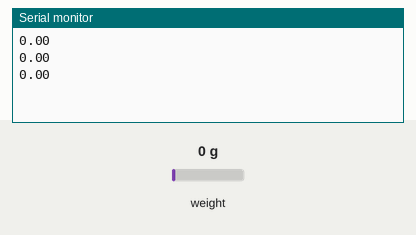
A sketch run on a simulated Arduino Uno, built with avr-gcc and run on an emulated ATmega328P. Shown: the last lines printed to the serial monitor. The inputs (shaded band) are chosen by the test bench; at power-on: weight on the scale 0 g.

Above: at 1.5 s.
1.6 s: weight on the scale set to 100 g
At 2.4 s:
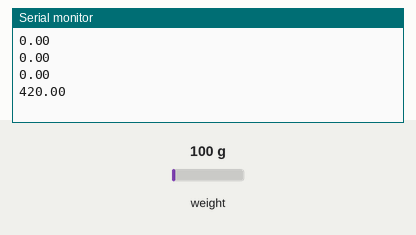
3.1 s: weight on the scale set to 1250 g
At 3.6 s:
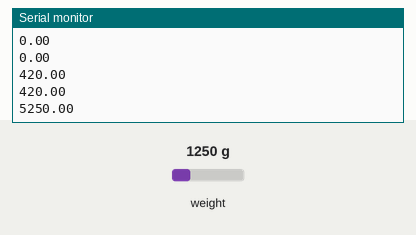
Timing chart, 0 to 6.1 s (numbered marks = the images above; inputs shaded):
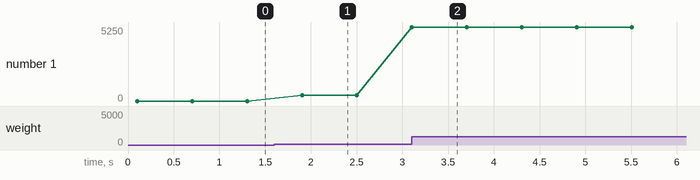

Measured:
- after the input at 1.6 s, the serial monitor: prints a new line after 0.30 s (image 1)
- after the input at 3.1 s, the serial monitor: prints a new line at once (image 2)
- plotted number 1: 0 → 420 after the input at 1.6 s, 420 → 5250 after the input at 3.1 s

The sketch:

phase_two_test.ino
```cpp
#include <Q2HX711.h>

#define HX711_DAT_PIN 3
#define HX711_CLK_PIN 2

Q2HX711 load_cell(HX711_DAT_PIN, HX711_CLK_PIN);

void setup() {
  Serial.begin(9600);
}

void loop() {
  Serial.println(load_cell.read()/100.0);
  delay(500);
}
```
